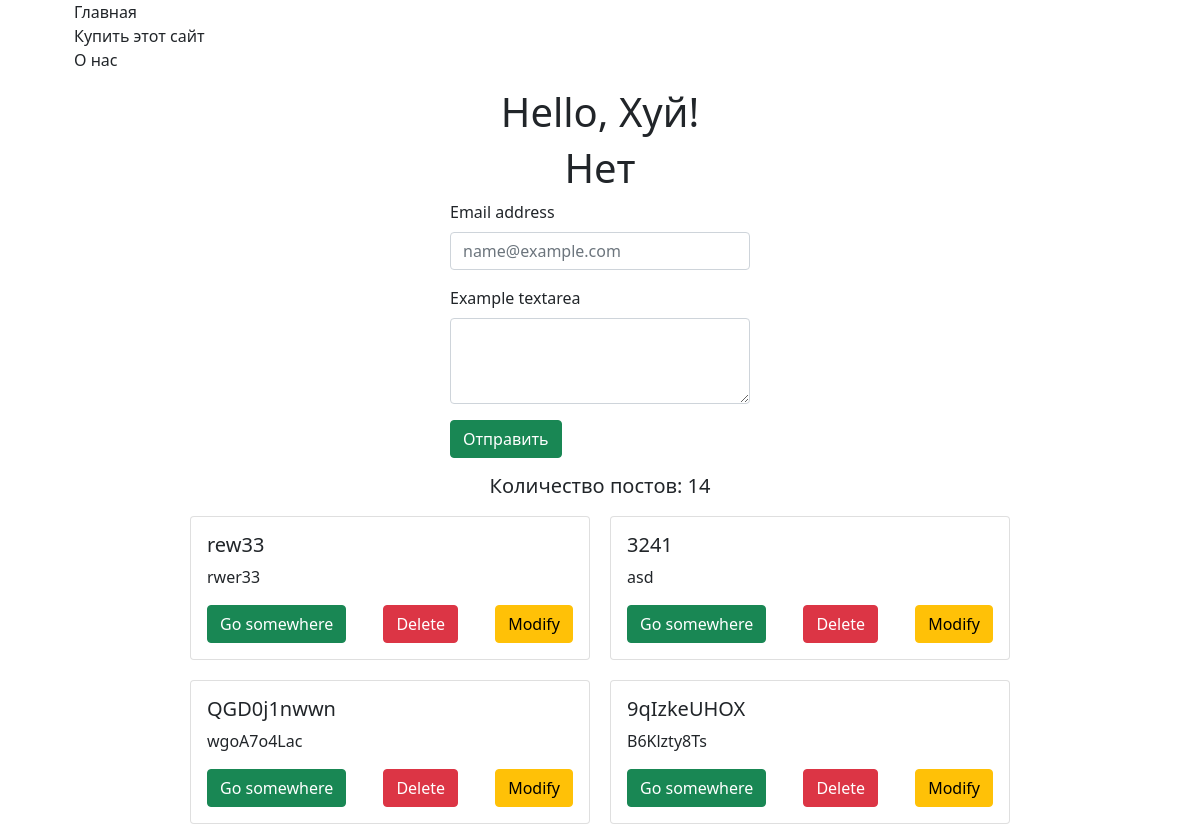
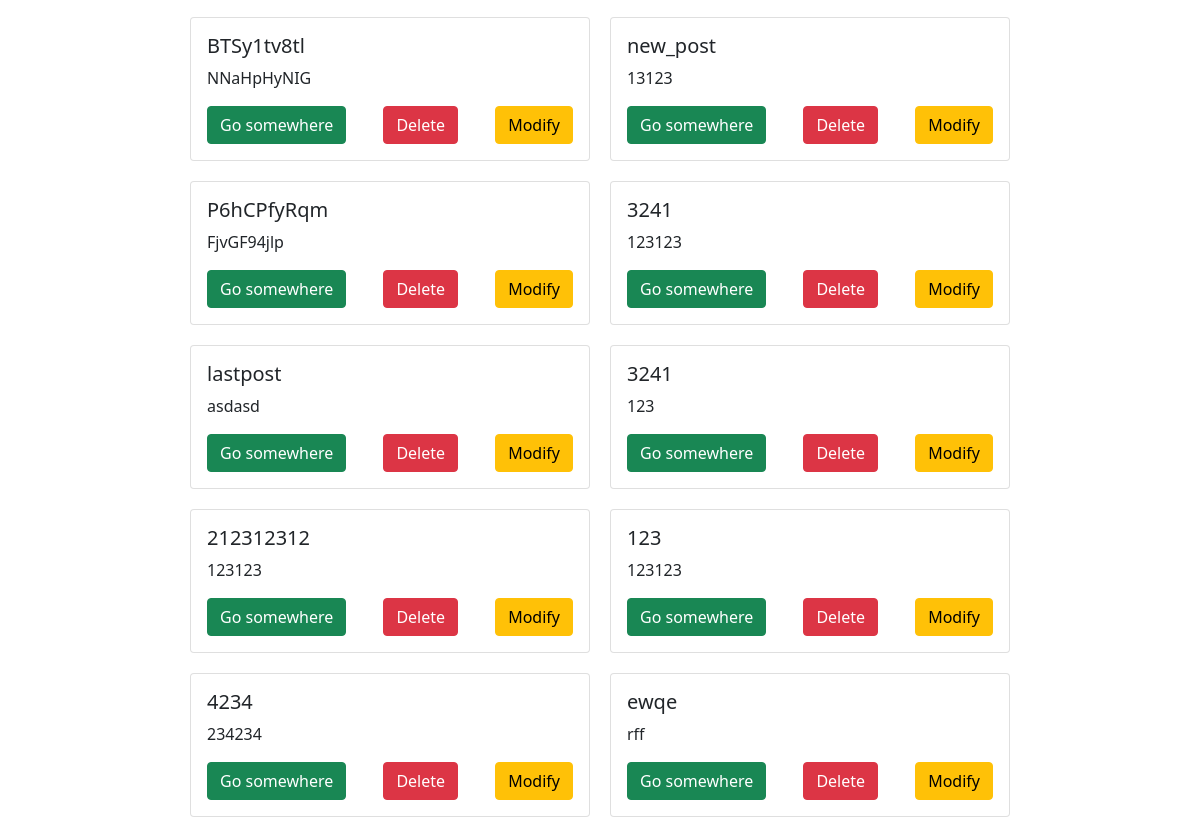
The app's page /, older data (2 pictures, top to bottom).
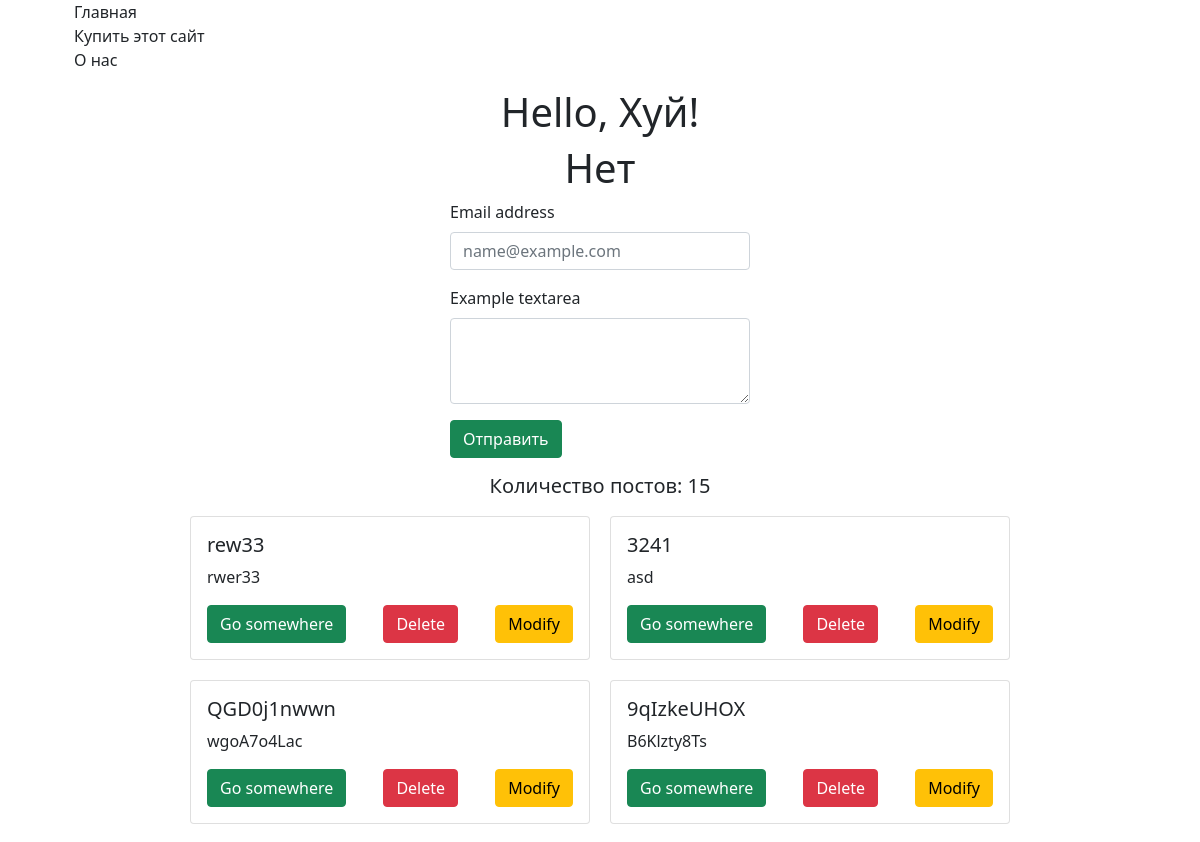
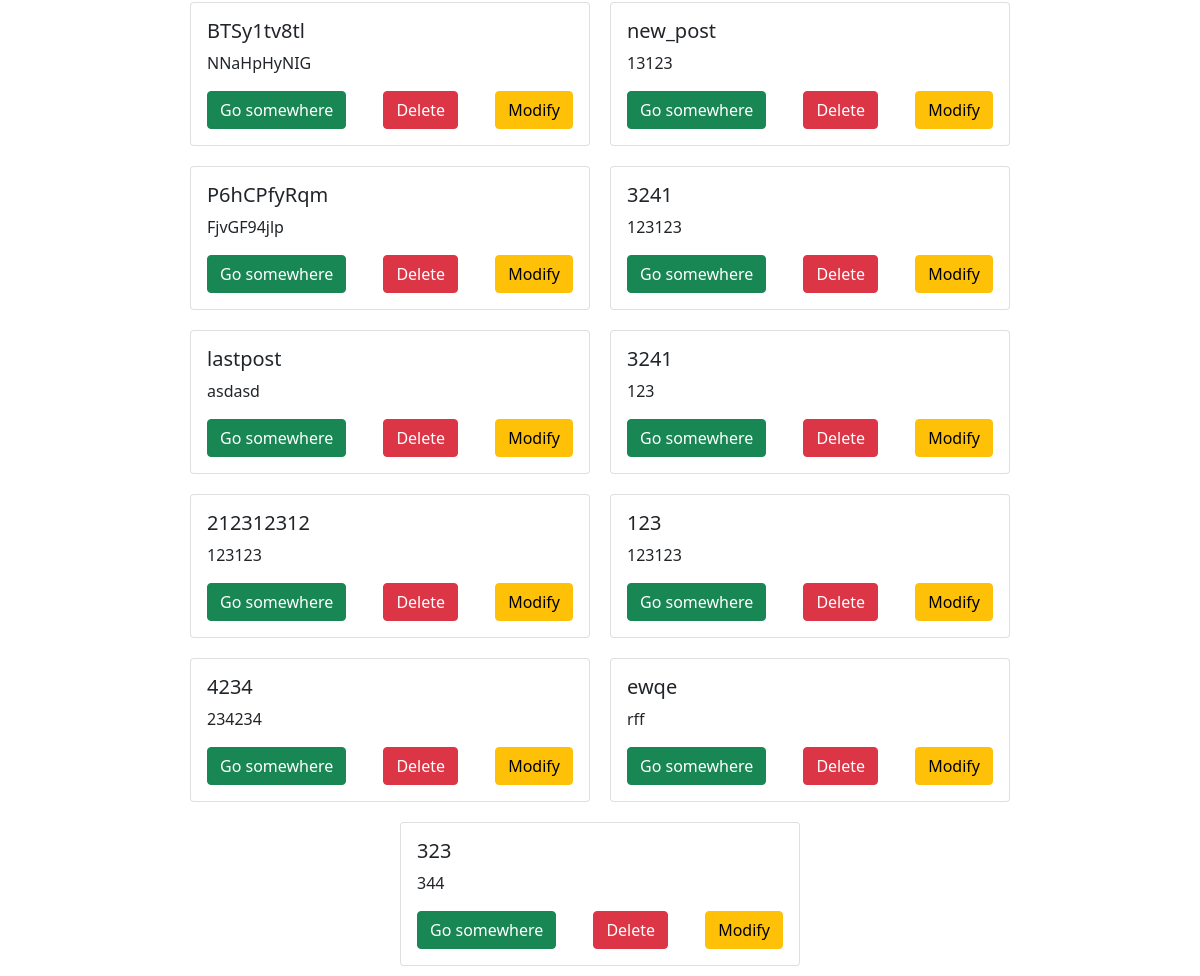
The same page, newer data (2 pictures, top to bottom).
### tables this page shows
CREATE TABLE posts (
id INTEGER PRIMARY KEY AUTOINCREMENT,
header TEXT NOT NULL,
body TEXT NOT NULL,
timestamp DATATIME DEFAULT CURRENT_TIMESTAMP
);

### app.py (the view)
@app.route('/')
def index():
    db = get_db()
    page = request.args.get('page')
    posts = getAllPosts(db, page)
    return render_template('index.html', posts=posts, post_counter=post_counter(db), title="Блог", menu=menu)

### app.py (called while the page is built)
def get_db():
    if not hasattr(g, 'link_db'):
        g.link_db = connect_db(app)
    return g.link_db

### database.py (called while the page is built)
def connect_db(app):
    conn=sqlite3.connect(app.config['DATABASE'])
    conn.row_factory = sqlite3.Row
    return conn

def post_counter(db):
    cursor = db.cursor()
    record_counter = cursor.execute('SELECT count(*) AS total FROM posts').fetchone()['total']
    return record_counter

def getAllPosts(db, page):
    cursor = db.cursor()
    if(page == None):
        page = 1
    else:
        page = int(page)
    offset = 3
    print(page * offset)
    record = cursor.execute('SELECT * FROM posts LIMIT 100 OFFSET ?', [(page - 1) * offset])
    return record.fetchall()

### templates/index.html (shortened to what this page needs)
{% extends "base.html" %}
    {% block content %}
    {{ super() }}
    <div class="d-flex align-items-center flex-column mb-3">
        <h1>Hello, Хуй!</h1>
    {% if name %}
    <h1>Hello {{ name }}!</h1>
    {% else %}
    <h1>Нет</h1>
    {% endif %}
    <form class="formo" action="/create_post" method="post">
        <div class="mb-3">
            <label for="exampleFormControlInput1" class="form-label">Email address</label>
            <input type="text" name="header" class="form-control" id="exampleFormControlInput1"
                placeholder="name@example.com">
        </div>
        <div class="mb-3">
            <label for="exampleFormControlTextarea1" class="form-label">Example textarea</label>
            <textarea class="form-control" name="body" id="exampleFormControlTextarea1" rows="3"></textarea>
        </div>
        <button class="btn btn-success" type="submit">
            Отправить
        </button>
    </form>
</div>
    {% if posts %}
    <h5 class="posts_count">Количество постов: {{ posts|length }}</h5>
    {% else %}
    <h5 class="no_posts">У вас нет постов</h5>
    {% endif %}
    <div class="d-flex flex-wrap justify-content-center">
        {% for post in posts %}
    <div class="card">
        <div class="card-body">
          <h5 class="card-title">{{post.header}}</h5>
          <p class="card-text">{{post.body}}</p>
          <div class="buttons">
            <a href="post/{{post.id}}" class="btn btn-success">Go somewhere</a>
            <a href="delete/{{post.id}}" class="btn btn-danger">Delete</a>
            <a href="modify_post/{{post.id}}" class="btn btn-warning">Modify</a>
          </div>
        </div>
    </div>
    {% endfor %}
    </div>
    {% endblock %}

Row changes from the older to the newer data that the page shows:
added posts: header "323", body "344"
Text that changed along with them:
{{ posts|length }}: "14" → "15"
